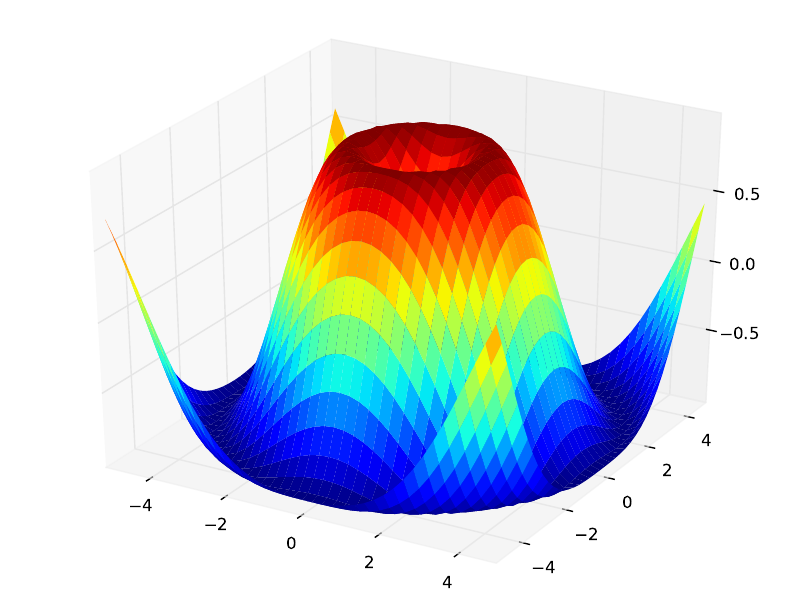

This figure's Python source:
from mpl_toolkits.mplot3d import Axes3D
from matplotlib import cm
import matplotlib.pyplot as plt
import numpy as np

fig = plt.figure()
ax = Axes3D(fig)
X = np.arange(-5, 5, 0.25)
Y = np.arange(-5, 5, 0.25)
X, Y = np.meshgrid(X, Y)
R = np.sqrt(X**2 + Y**2)
Z = np.sin(R)
ax.plot_surface(X, Y, Z, rstride=1, cstride=1, cmap=cm.jet)

plt.savefig("threed.pdf")
